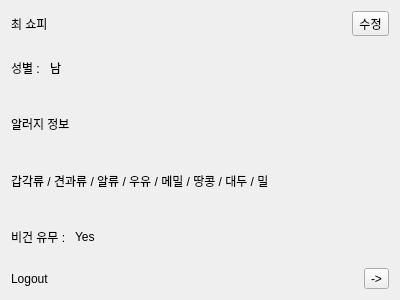
<?xml version="1.0" encoding="UTF-8"?>
<ui version="4.0">
 <class>dialog_profile</class>
 <widget class="QDialog" name="dialog_profile">
  <property name="geometry">
   <rect>
    <x>0</x>
    <y>0</y>
    <width>400</width>
    <height>300</height>
   </rect>
  </property>
  <property name="windowTitle">
   <string>Dialog</string>
  </property>
  <layout class="QVBoxLayout" name="verticalLayout_2">
   <item>
    <layout class="QHBoxLayout" name="horizontalLayout">
     <item>
      <widget class="QLabel" name="label_user_name">
       <property name="text">
        <string>최 쇼피</string>
       </property>
      </widget>
     </item>
     <item>
      <widget class="QToolButton" name="btn_edit">
       <property name="text">
        <string>수정</string>
       </property>
      </widget>
     </item>
    </layout>
   </item>
   <item>
    <layout class="QHBoxLayout" name="horizontalLayout_2">
     <item>
      <widget class="QLabel" name="label_2">
       <property name="text">
        <string>성별 : </string>
       </property>
      </widget>
     </item>
     <item>
      <widget class="QLabel" name="labal_gender">
       <property name="text">
        <string>남</string>
       </property>
      </widget>
     </item>
     <item>
      <spacer name="horizontalSpacer">
       <property name="orientation">
        <enum>Qt::Horizontal</enum>
       </property>
       <property name="sizeHint" stdset="0">
        <size>
         <width>40</width>
         <height>20</height>
        </size>
       </property>
      </spacer>
     </item>
    </layout>
   </item>
   <item>
    <widget class="QLabel" name="label_4">
     <property name="text">
      <string>알러지 정보</string>
     </property>
    </widget>
   </item>
   <item>
    <widget class="QLabel" name="label_allergy_info">
     <property name="text">
      <string>갑각류 / 견과류 / 알류 / 우유 / 메밀 / 땅콩 / 대두 / 밀</string>
     </property>
     <property name="wordWrap">
      <bool>true</bool>
     </property>
    </widget>
   </item>
   <item>
    <layout class="QHBoxLayout" name="horizontalLayout_3">
     <item>
      <widget class="QLabel" name="label_6">
       <property name="text">
        <string>비건 유무 : </string>
       </property>
      </widget>
     </item>
     <item>
      <widget class="QLabel" name="label_is_vegan">
       <property name="text">
        <string>Yes</string>
       </property>
      </widget>
     </item>
     <item>
      <spacer name="horizontalSpacer_2">
       <property name="orientation">
        <enum>Qt::Horizontal</enum>
       </property>
       <property name="sizeHint" stdset="0">
        <size>
         <width>40</width>
         <height>20</height>
        </size>
       </property>
      </spacer>
     </item>
    </layout>
   </item>
   <item>
    <layout class="QHBoxLayout" name="horizontalLayout_4">
     <item>
      <widget class="QLabel" name="label_8">
       <property name="text">
        <string>Logout</string>
       </property>
      </widget>
     </item>
     <item>
      <widget class="QToolButton" name="btn_logout">
       <property name="text">
        <string>-&gt;</string>
       </property>
      </widget>
     </item>
    </layout>
   </item>
  </layout>
 </widget>
 <resources/>
 <connections/>
</ui>
